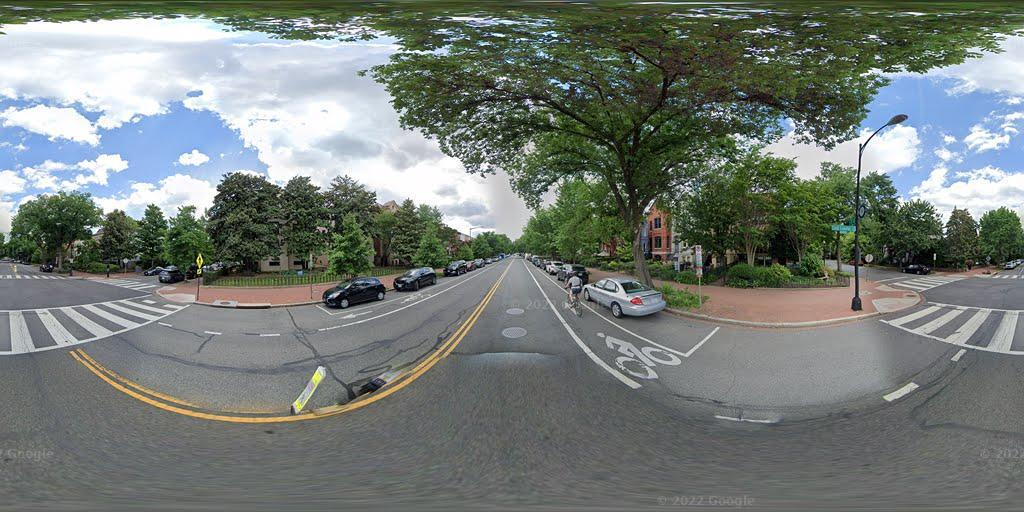
#> input picture data/panoramic_imgs/-W-u6oxxcZfhXSxvCHtomQ.jpg, 1024 x 512 px, given in place of f0UKf9mI7Rs61hQGeVmiVg.png, which was not available
$ jupyter execute --allow-errors RemoveTrees.ipynb   (text cells are left out)
#> lines starting #> are read from the running program, lines starting #| are printed output that depends on the picture; pictures that were not available may be replaced by others from this repository, and a replacement may not be noted
[cell 1]
from diffusers.utils import load_image, make_image_grid
import torch
from diffusers import AutoPipelineForInpainting


# [31 lines left out: function remove_trees, not called in this run]

[cell 2]
import matplotlib.pyplot as plt
import numpy as np
import cv2


# [21 lines left out: functions plot_image, inpaint_with_masks, not called in this run]

[cell 3]
from transformers import SegformerFeatureExtractor, SegformerForSemanticSegmentation
import torch
from PIL import Image
import matplotlib.pyplot as plt
import matplotlib.patches as mpatches
import numpy as np
from diffusers import AutoPipelineForInpainting

import numpy as np

# [20 lines left out: function fill_sky_surrounded_by_buildings, not called in this run]

def store_remove_trees_panoramic(panoramic_segmentation_path,output_path, panoramic_img_path=None ):
    # print("[store_remove_trees_panoramic] starting...")
    # print(f"output_path: {output_path}")
    if panoramic_img_path is not None:
        panoramic_img = Image.open(panoramic_img_path)
        # plot_image(panoramic_img, title="Panoramic Image")

    segmentation_map = Image.open(panoramic_segmentation_path)
#> segmentation_map is the input picture: PIL image 1024x512 RGB; mean R, G, B 117.4, 124.6, 119.9

    segmentation_map_array = np.array(segmentation_map)

    # plot_image(segmentation_map_array, title="Original Panoramic Segmentation Image")

    tree_mask = (segmentation_map_array == 8).astype(np.uint8) * 255
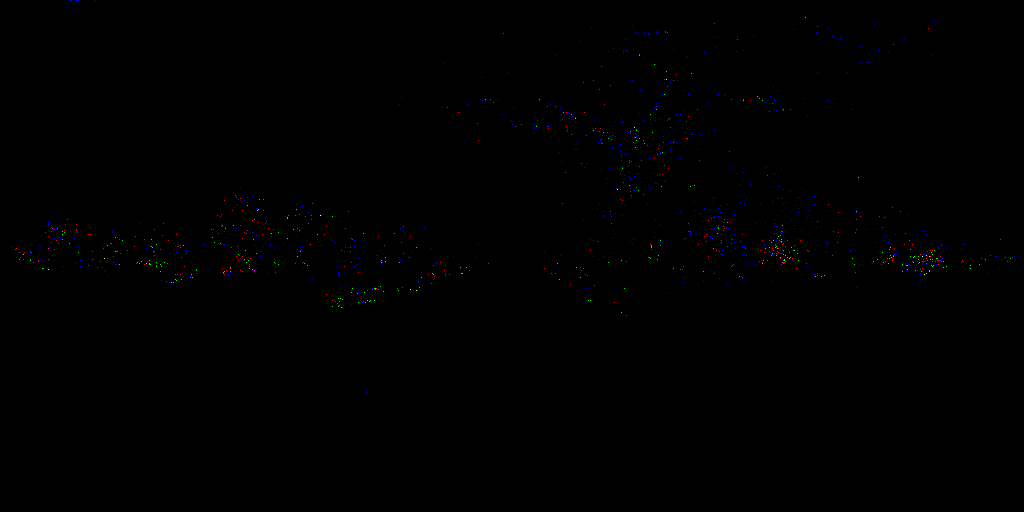
#> tree_mask: shape (512, 1024, 3); mean R, G, B 0.2, 0.1, 0.4
    building_mask = (segmentation_map_array == 2).astype(np.uint8) * 255
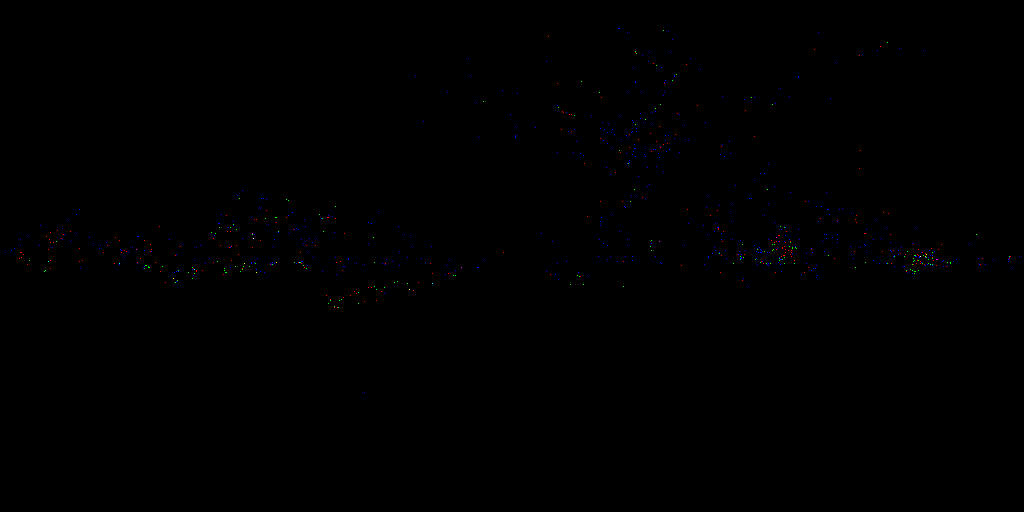
#> building_mask: shape (512, 1024, 3); mean R, G, B 0.1, 0.1, 0.2
    sky_mask = (segmentation_map_array == 10).astype(np.uint8) * 255
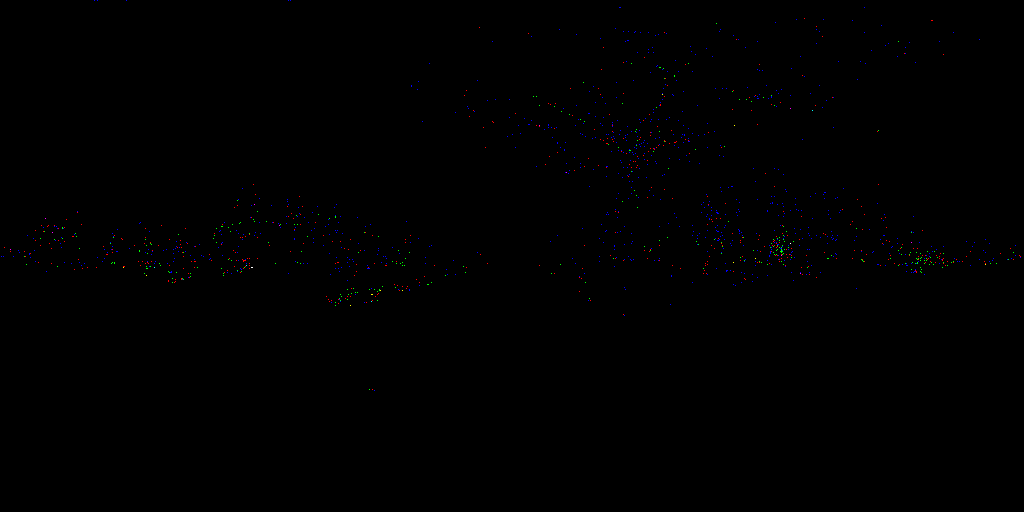
#> sky_mask: shape (512, 1024, 3); mean R, G, B 0.2, 0.1, 0.4

    # plot_image(tree_mask, title="Tree Mask")
    # plot_image(building_mask, title="Building Mask")
    # plot_image(sky_mask, title="Sky Mask")

    # Create the combined mask: sky or building areas
    combined_mask = np.maximum(sky_mask, building_mask)
    # plot_image(combined_mask, title="Combined Mask")

    # Inpaint the tree mask using the combined mask (where 0 in tree_mask will be filled)
    inpainted_tree_mask = cv2.inpaint(tree_mask, combined_mask, 3, cv2.INPAINT_TELEA)

    # Normalize the result to 0-1 if needed
    inpainted_tree_mask = inpainted_tree_mask / 255.0

    # Plot the inpainted tree mask
    # plot_image(inpainted_tree_mask, title="Inpainted Tree Mask")

    # Replace the tree class (8) in the original segmentation map with the inpainted result
    inpainted_tree_mask = (inpainted_tree_mask * 255).astype(np.uint8)  # Convert back to 0-255 range

    # Create a copy of the original segmentation map to modify
    updated_segmentation_map_array = np.copy(segmentation_map_array)

    # Where the tree mask is present, replace the segmentation value with sky or building (whichever is closest)
    updated_segmentation_map_array[tree_mask == 255] = 10  # Assign sky class (10) where trees were

    # Now, fill the sky surrounded by buildings with the building class
    final_segmentation_map_array = fill_sky_surrounded_by_buildings(updated_segmentation_map_array)

    # Plot the final segmentation map (with sky surrounded by buildings turned to buildings)
    # plot_image(final_segmentation_map_array, title="Final Segmentation Map (Sky Filled by Buildings)")

    # Save the final segmentation map to a file
    final_segmentation_map = Image.fromarray(final_segmentation_map_array)
    final_segmentation_map.save(output_path)


# [77 lines left out: function get_remove_trees_panoramic, not called in this run]

$ run again, on data/panoramic_imgs/_HveufZbNlDXqHIEDRNFzg.jpg
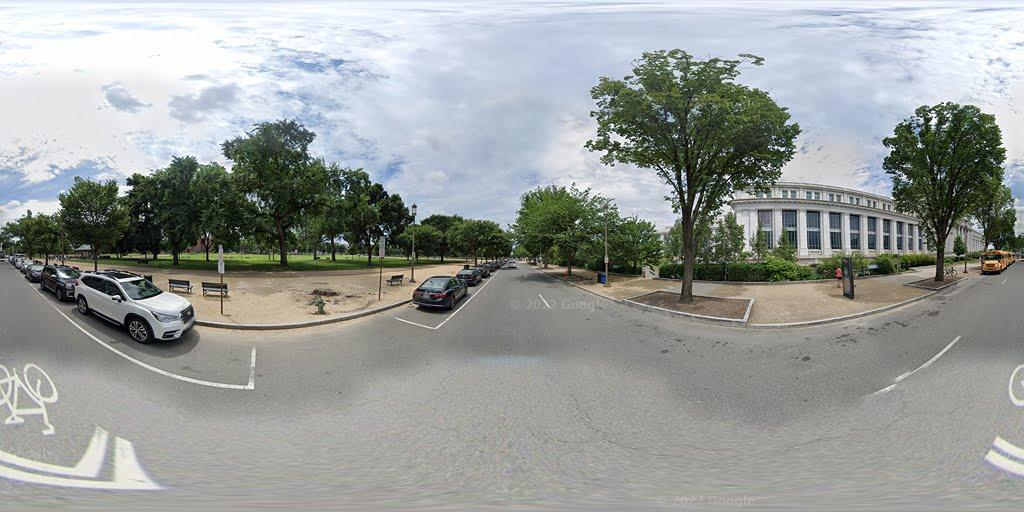
#> input picture data/panoramic_imgs/_HveufZbNlDXqHIEDRNFzg.jpg, 1024 x 512 px, given in place of f0UKf9mI7Rs61hQGeVmiVg.png, which was not available
#> in store_remove_trees_panoramic, segmentation_map is the input picture: PIL image 1024x512 RGB; mean R, G, B 152.8, 156.5, 154.2
#> in store_remove_trees_panoramic, `building_mask = (segmentation_map_array == 2).astype(np.uint8) * 255`:
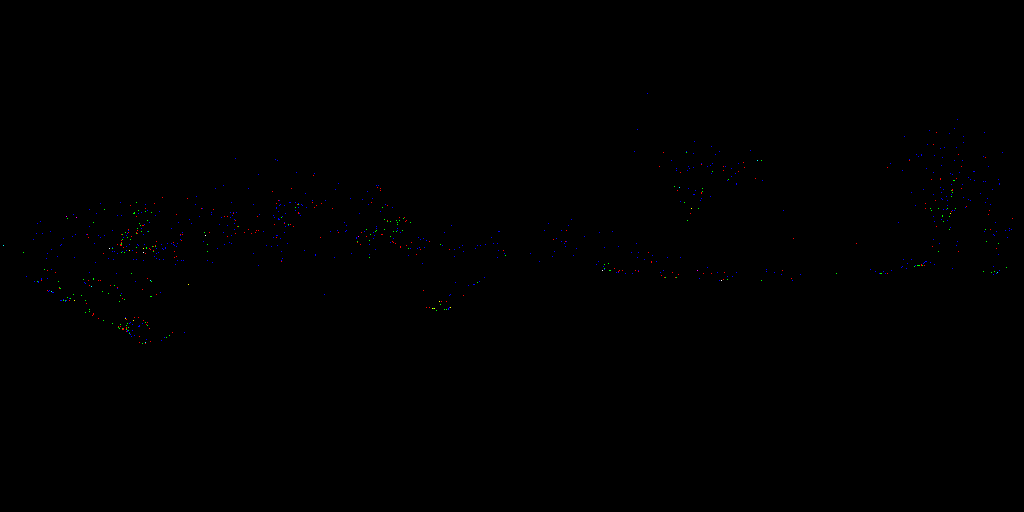
#> building_mask: shape (512, 1024, 3); mean R, G, B 0.1, 0.1, 0.3
#> in store_remove_trees_panoramic, `sky_mask = (segmentation_map_array == 10).astype(np.uint8) * 255`:
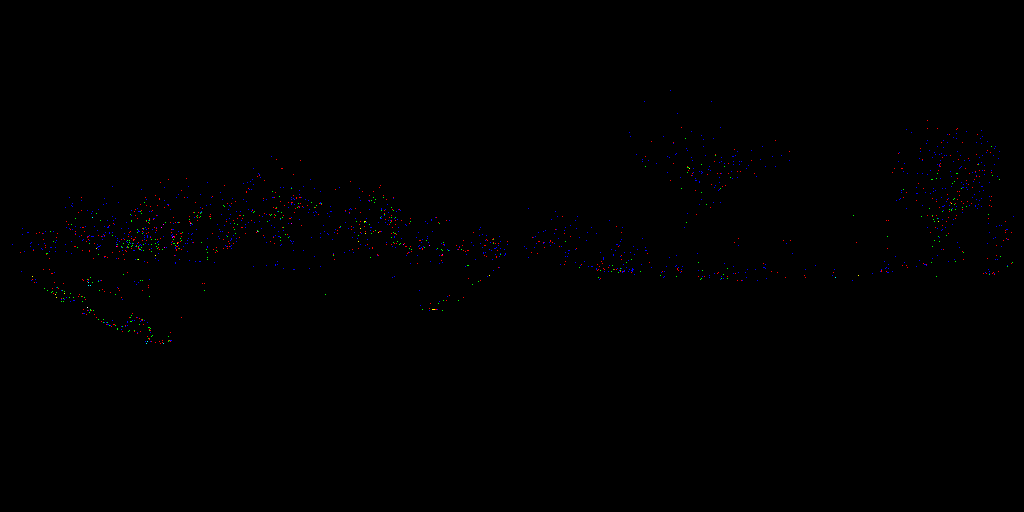
#> sky_mask: shape (512, 1024, 3); mean R, G, B 0.3, 0.2, 0.5
